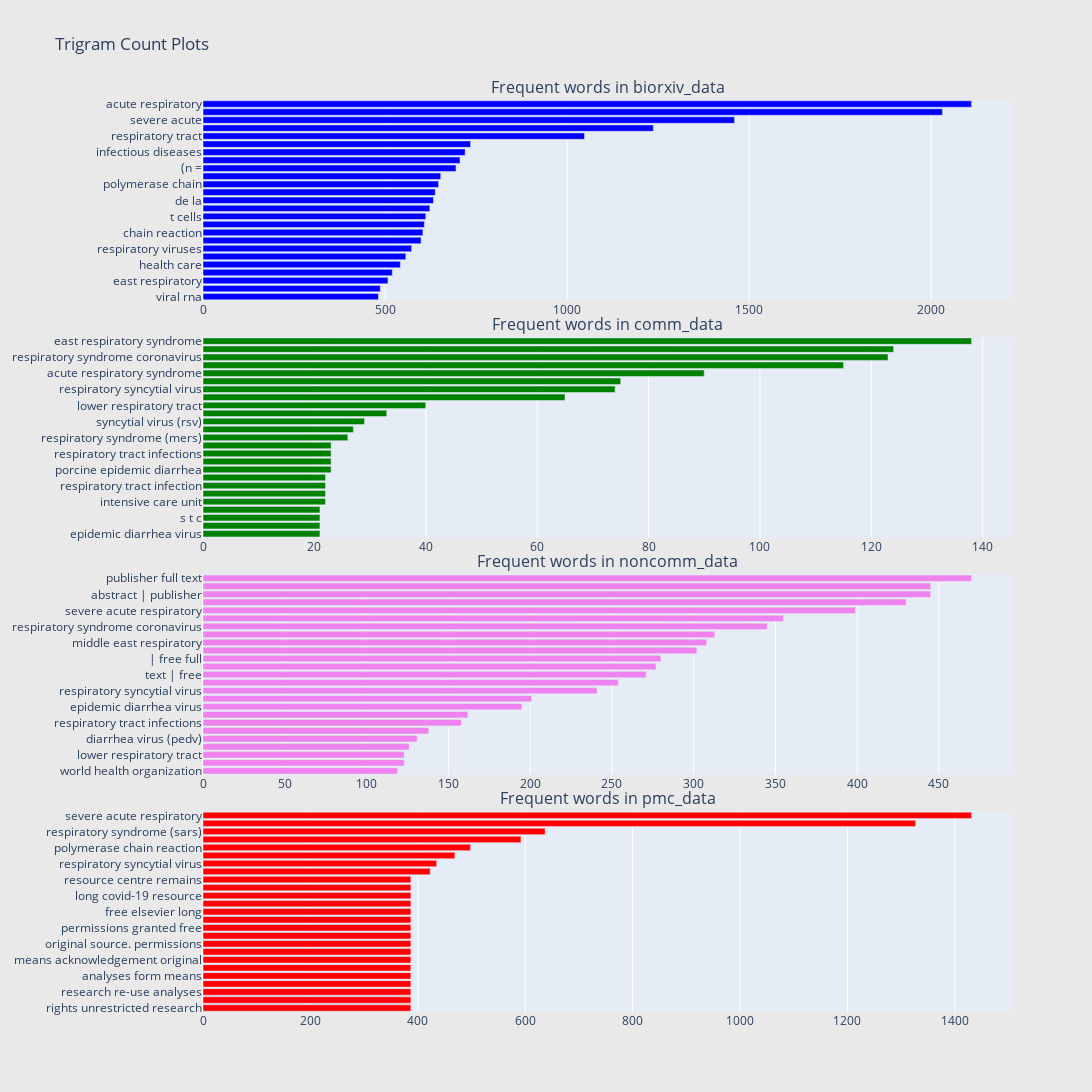

This figure's notebook cell:
### Markdown cell above
### 4.1.3 Trigram analysis of Abstracts

### Code cell
for sent in df1:
    for word in generate_ngrams(sent,3):
        freq_dict[word] += 1
fd_sorted = pd.DataFrame(sorted(freq_dict.items(), key=lambda x: x[1])[::-1])
fd_sorted.columns = ["word", "wordcount"]
trace0 = horizontal_bar_chart(fd_sorted.head(25), 'blue')


freq_dict = defaultdict(int)
for sent in df2:
    for word in generate_ngrams(sent,3):
        freq_dict[word] += 1
fd_sorted = pd.DataFrame(sorted(freq_dict.items(), key=lambda x: x[1])[::-1])
fd_sorted.columns = ["word", "wordcount"]
trace1 = horizontal_bar_chart(fd_sorted.head(25), 'green')

freq_dict = defaultdict(int)
for sent in df3:
    for word in generate_ngrams(sent,3):
        freq_dict[word] += 1
fd_sorted = pd.DataFrame(sorted(freq_dict.items(), key=lambda x: x[1])[::-1])
fd_sorted.columns = ["word", "wordcount"]
trace2 = horizontal_bar_chart(fd_sorted.head(25), 'violet')

freq_dict = defaultdict(int)
for sent in df4:
    for word in generate_ngrams(sent,3):
        freq_dict[word] += 1
fd_sorted = pd.DataFrame(sorted(freq_dict.items(), key=lambda x: x[1])[::-1])
fd_sorted.columns = ["word", "wordcount"]
trace3 = horizontal_bar_chart(fd_sorted.head(25), 'red')




# Creating two subplots
fig = tools.make_subplots(rows=4, cols=1, vertical_spacing=0.04, horizontal_spacing=0.05,
                          subplot_titles=["Frequent words in biorxiv_data", 
                                          "Frequent words in comm_data",
                                          "Frequent words in noncomm_data",
                                          "Frequent words in pmc_data"])
fig.append_trace(trace0, 1, 1)
fig.append_trace(trace1, 2, 1)
fig.append_trace(trace2, 3, 1)
fig.append_trace(trace3, 4, 1)
fig['layout'].update(height=1200, width=1200, paper_bgcolor='rgb(233,233,233)', title="Trigram Count Plots")
iplot(fig, filename='word-plots')

### Figure 1 — Plotly figure (JSON) as saved in the notebook; plotly's stock layout.template omitted (floating-point values rounded to 4 significant figures)
{"data": [{"marker": {"color": "blue"}, "orientation": "h", "showlegend": false, "type": "bar", "x": [482, 487, 508, 520, 542, 557, 573, 599, 604, 608, 612, 623, 633, 638, 647, 653, 695, 706, 720, 735, 1048, 1237, 1460, 2031, 2111], "xaxis": "x", "y": ["viral rna", "middle east", "east respiratory", "t cell", "health care", "infectious disease", "respiratory viruses", "syndrome coronavirus", "chain reaction", "respiratory syncytial", "t cells", "immune response", "de la", "syndrome (sars)", "polymerase chain", "immune responses", "(n =", "influenza virus", "infectious diseases", "amino acid", "respiratory tract", "public health", "severe acute", "respiratory syndrome", "acute respiratory"], "yaxis": "y"}, {"marker": {"color": "green"}, "orientation": "h", "showlegend": false, "type": "bar", "x": [21, 21, 21, 21, 22, 22, 22, 22, 23, 23, 23, 23, 26, 27, 29, 33, 40, 65, 74, 75, 90, 115, 123, 124, 138], "xaxis": "x2", "y": ["epidemic diarrhea virus", "b s t", "s t c", "terms creative commons", "intensive care unit", "central nervous system", "respiratory tract infection", "basic reproduction number", "porcine epidemic diarrhea", "acute respiratory distress", "respiratory tract infections", "upper respiratory tract", "respiratory syndrome (mers)", "respiratory syndrome (sars)", "syncytial virus (rsv)", "open access article", "lower respiratory tract", "syndrome coronavirus (mers-cov)", "respiratory syncytial virus", "polymerase chain reaction", "acute respiratory syndrome", "severe acute respiratory", "respiratory syndrome coronavirus", "middle east respiratory", "east respiratory syndrome"], "yaxis": "y2"}, {"marker": {"color": "violet"}, "orientation": "h", "showlegend": false, "type": "bar", "x": [119, 123, 123, 126, 131, 138, 158, 162, 195, 201, 241, 254, 271, 277, 280, 302, 308, 313, 345, 355, 399, 430, 445, 445, 470], "xaxis": "x3", "y": ["world health organization", "hepatitis c virus", "lower respiratory tract", "+ t cells", "diarrhea virus (pedv)", "cd8 + t", "respiratory tract infections", "syndrome coronavirus (mers-cov)", "epidemic diarrhea virus", "porcine epidemic diarrhea", "respiratory syncytial virus", "polymerase chain reaction", "text | free", "free full text", "| free full", "full text |", "middle east respiratory", "acute respiratory syndrome", "respiratory syndrome coronavirus", "east respiratory syndrome", "severe acute respiratory", "pubmed abstract |", "abstract | publisher", "| publisher full", "publisher full text"], "yaxis": "y3"}, {"marker": {"color": "red"}, "orientation": "h", "showlegend": false, "type": "bar", "x": [387, 387, 387, 387, 387, 387, 387, 387, 387, 387, 387, 387, 387, 387, 387, 387, 387, 423, 435, 469, 498, 592, 637, 1327, 1431], "xaxis": "x4", "y": ["rights unrestricted research", "unrestricted research re-use", "research re-use analyses", "re-use analyses form", "analyses form means", "form means acknowledgement", "means acknowledgement original", "acknowledgement original source.", "original source. permissions", "source. permissions granted", "permissions granted free", "granted free elsevier", "free elsevier long", "elsevier long covid-19", "long covid-19 resource", "covid-19 resource centre", "resource centre remains", "middle east respiratory", "respiratory syncytial virus", "east respiratory syndrome", "polymerase chain reaction", "respiratory syndrome coronavirus", "respiratory syndrome (sars)", "acute respiratory syndrome", "severe acute respiratory"], "yaxis": "y4"}], "layout": {"annotations": [{"font": {"size": 16}, "showarrow": false, "text": "Frequent words in biorxiv_data", "x": 0.5, "xanchor": "center", "xref": "paper", "y": 1, "yanchor": "bottom", "yref": "paper"}, {"font": {"size": 16}, "showarrow": false, "text": "Frequent words in comm_data", "x": 0.5, "xanchor": "center", "xref": "paper", "y": 0.74, "yanchor": "bottom", "yref": "paper"}, {"font": {"size": 16}, "showarrow": false, "text": "Frequent words in noncomm_data", "x": 0.5, "xanchor": "center", "xref": "paper", "y": 0.48, "yanchor": "bottom", "yref": "paper"}, {"font": {"size": 16}, "showarrow": false, "text": "Frequent words in pmc_data", "x": 0.5, "xanchor": "center", "xref": "paper", "y": 0.22, "yanchor": "bottom", "yref": "paper"}], "height": 1200, "paper_bgcolor": "rgb(233,233,233)", "title": {"text": "Trigram Count Plots"}, "width": 1200, "xaxis": {"anchor": "y", "autorange": true, "domain": [0, 1], "range": [0, 2222.0], "type": "linear"}, "xaxis2": {"anchor": "y2", "autorange": true, "domain": [0, 1], "range": [0, 145.3], "type": "linear"}, "xaxis3": {"anchor": "y3", "autorange": true, "domain": [0, 1], "range": [0, 494.7], "type": "linear"}, "xaxis4": {"anchor": "y4", "autorange": true, "domain": [0, 1], "range": [0, 1506.0], "type": "linear"}, "yaxis": {"anchor": "x", "autorange": true, "domain": [0.78, 1], "range": [-0.5, 24.5], "type": "category"}, "yaxis2": {"anchor": "x2", "autorange": true, "domain": [0.52, 0.74], "range": [-0.5, 24.5], "type": "category"}, "yaxis3": {"anchor": "x3", "autorange": true, "domain": [0.26, 0.48], "range": [-0.5, 24.5], "type": "category"}, "yaxis4": {"anchor": "x4", "autorange": true, "domain": [0, 0.22], "range": [-0.5, 24.5], "type": "category"}}}
